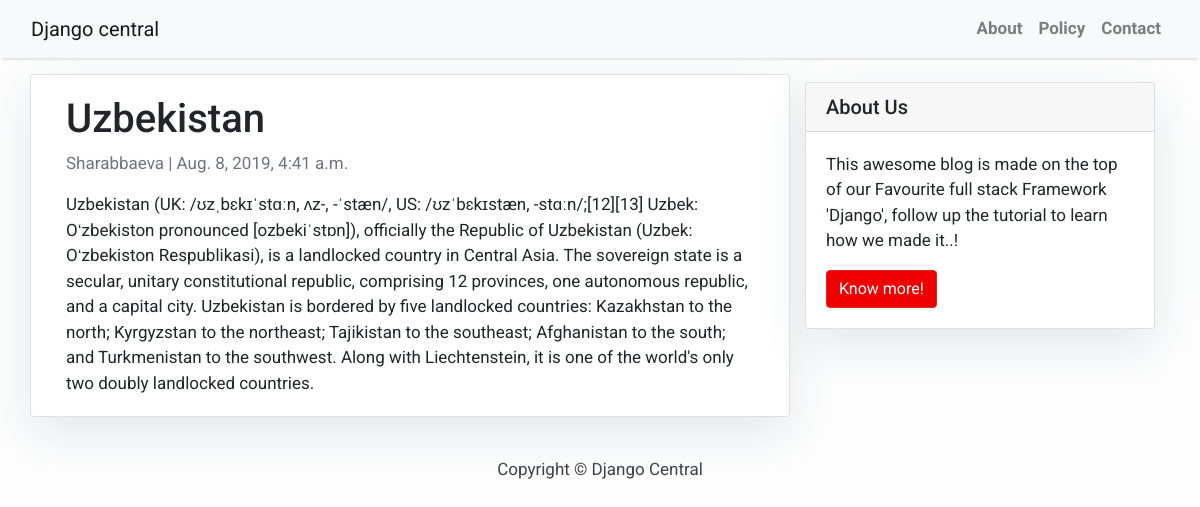
Screenshot of /uzbekistan/ with the database file from the repository.
### blog/models.py (models this page shows, shortened)
class Post(models.Model):
    title = models.CharField(max_length=200, unique=True)
    slug = models.SlugField(max_length=200, unique=True)
    author = models.ForeignKey(User, on_delete= models.CASCADE,related_name='blog_posts')
    updated_on = models.DateTimeField(auto_now= True)
    content = models.TextField()
    created_on = models.DateTimeField(auto_now_add=True)
    status = models.IntegerField(choices=STATUS, default=0)
    class Meta:
        ordering = ['-created_on']

### blog/views.py (the view)
# urls.py: path('<slug:slug>/', views.PostDetail.as_view(), name='post_detail'),
class PostDetail(generic.DetailView):
    model = Post
    template_name = 'post_detail.html'

### templates/post_detail.html
{% extends 'base.html' %} {% block content %}
<div class="container">
  <div class="row">
    <div class="col-md-8 card mb-4  mt-3 left  top">
      <div class="card-body">
        <h1>{% block title %} {{ object.title }} {% endblock title %}</h1>
        <p class=" text-muted">{{ post.author }} | {{ post.created_on }}</p>
        <p class="card-text ">{{ object.content | safe }}</p>
      </div>
    </div>
    {% block sidebar %} {% include 'sidebar.html' %} {% endblock sidebar %}
  </div>
</div>
{% endblock content %}

### templates/base.html (style rules this page uses)
body { font-family: "Roboto", sans-serif; font-size: 17px; background-color: #fdfdfd; }

### templates/sidebar.html (style rules this page uses)
.card { box-shadow: 0 16px 48px #E3E7EB; }

### rows the page displays
Post: title "Uzbekistan", author "Sharabbaeva", created_on "Aug. 8, 2019, 4:41 a.m.", content "Uzbekistan (UK: /ʊzˌbɛkɪˈstɑːn, ʌz-, -ˈstæn/, US: /ʊzˈbɛkɪstæn, -stɑːn/;[12][13] Uzbek: Oʻzbekiston pronounced [ozbekiˈstɒn]), officially the Republic of Uzbekistan (Uzbek: Oʻzbekiston Respublikasi), is a landlocked country in Central Asia. The sovereign state is a secular, unitary constitutional republic, comprising 12 provinces, one autonomous republic, and a capital city. Uzbekistan is bordered by five landlocked countries: Kazakhstan to the north; Kyrgyzstan to the northeast; Tajikistan to the southeast; Afghanistan to the south; and Turkmenistan to the southwest. Along with Liechtenstein, it is one of the world's only two doubly landlocked countries."
